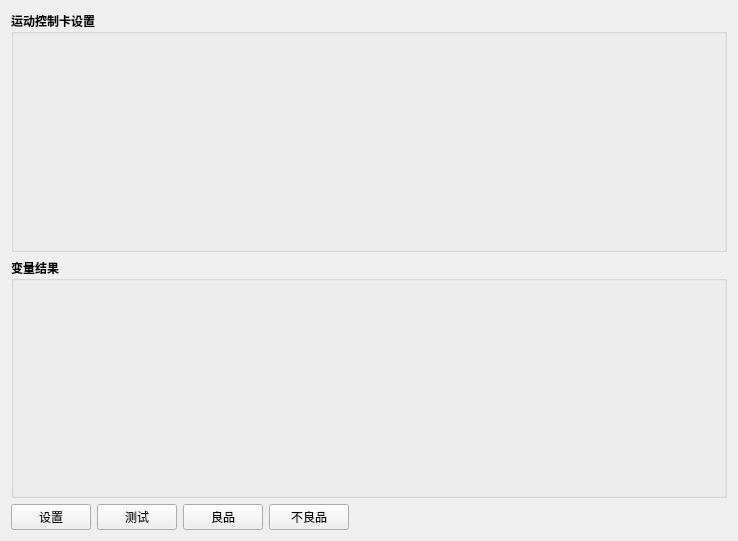
<?xml version="1.0" encoding="UTF-8"?>
<ui version="4.0">
 <class>motionCardWidget</class>
 <widget class="QWidget" name="motionCardWidget">
  <property name="geometry">
   <rect>
    <x>0</x>
    <y>0</y>
    <width>738</width>
    <height>541</height>
   </rect>
  </property>
  <property name="font">
   <font>
    <family>Arial Black</family>
    <weight>75</weight>
    <bold>true</bold>
   </font>
  </property>
  <property name="windowTitle">
   <string>Widget</string>
  </property>
  <layout class="QVBoxLayout" name="verticalLayout_main">
   <item>
    <widget class="QGroupBox" name="groupBox">
     <property name="title">
      <string>运动控制卡设置</string>
     </property>
     <layout class="QVBoxLayout" name="verticalLayout"/>
    </widget>
   </item>
   <item>
    <widget class="QGroupBox" name="groupBox_2">
     <property name="title">
      <string>变量结果</string>
     </property>
     <layout class="QHBoxLayout" name="horizontalLayout">
      <item>
       <widget class="QLabel" name="label">
        <property name="text">
         <string/>
        </property>
       </widget>
      </item>
     </layout>
    </widget>
   </item>
   <item>
    <layout class="QHBoxLayout" name="horizontalLayout_3">
     <item>
      <widget class="QPushButton" name="confirmButton">
       <property name="font">
        <font>
         <family>Arial</family>
         <weight>50</weight>
         <bold>false</bold>
        </font>
       </property>
       <property name="text">
        <string>设置</string>
       </property>
      </widget>
     </item>
     <item>
      <widget class="QPushButton" name="testButton">
       <property name="font">
        <font>
         <family>Arial</family>
         <weight>50</weight>
         <bold>false</bold>
        </font>
       </property>
       <property name="text">
        <string>测试</string>
       </property>
      </widget>
     </item>
     <item>
      <widget class="QPushButton" name="goodButton">
       <property name="font">
        <font>
         <family>Arial</family>
         <weight>50</weight>
         <bold>false</bold>
        </font>
       </property>
       <property name="text">
        <string>良品</string>
       </property>
      </widget>
     </item>
     <item>
      <widget class="QPushButton" name="badButton">
       <property name="font">
        <font>
         <family>Arial</family>
         <weight>50</weight>
         <bold>false</bold>
        </font>
       </property>
       <property name="text">
        <string>不良品</string>
       </property>
      </widget>
     </item>
     <item>
      <spacer name="horizontalSpacer">
       <property name="orientation">
        <enum>Qt::Horizontal</enum>
       </property>
       <property name="sizeHint" stdset="0">
        <size>
         <width>40</width>
         <height>20</height>
        </size>
       </property>
      </spacer>
     </item>
    </layout>
   </item>
  </layout>
 </widget>
 <layoutdefault spacing="6" margin="11"/>
 <resources/>
 <connections/>
</ui>
